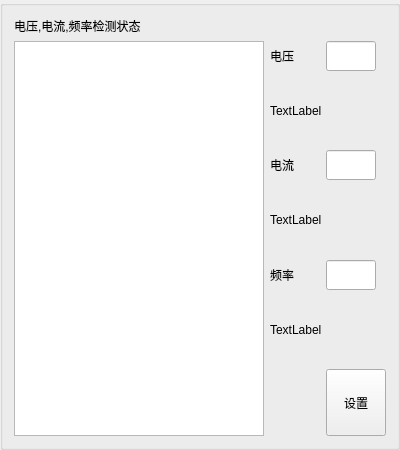
        <widget class="QGroupBox" name="groupBox_5">
         <property name="minimumSize">
          <size>
           <width>400</width>
           <height>450</height>
          </size>
         </property>
         <property name="maximumSize">
          <size>
           <width>400</width>
           <height>450</height>
          </size>
         </property>
         <property name="title">
          <string/>
         </property>
         <layout class="QGridLayout" name="gridLayout_14">
          <item row="0" column="0">
           <layout class="QVBoxLayout" name="verticalLayout_2">
            <item>
             <widget class="QLabel" name="label_6">
              <property name="sizePolicy">
               <sizepolicy hsizetype="Fixed" vsizetype="Fixed">
                <horstretch>0</horstretch>
                <verstretch>0</verstretch>
               </sizepolicy>
              </property>
              <property name="text">
               <string>电压,电流,频率检测状态</string>
              </property>
             </widget>
            </item>
            <item>
             <layout class="QHBoxLayout" name="horizontalLayout_2">
              <item>
               <widget class="QtCharts::QChartView" name="graphicsView_charts">
                <property name="sizePolicy">
                 <sizepolicy hsizetype="Preferred" vsizetype="Preferred">
                  <horstretch>0</horstretch>
                  <verstretch>0</verstretch>
                 </sizepolicy>
                </property>
                <property name="minimumSize">
                 <size>
                  <width>250</width>
                  <height>0</height>
                 </size>
                </property>
                <property name="maximumSize">
                 <size>
                  <width>300</width>
                  <height>16777215</height>
                 </size>
                </property>
               </widget>
              </item>
              <item>
               <layout class="QGridLayout" name="gridLayout_9">
                <item row="6" column="1">
                 <widget class="QPushButton" name="pushButton_sz">
                  <property name="sizePolicy">
                   <sizepolicy hsizetype="Preferred" vsizetype="Preferred">
                    <horstretch>0</horstretch>
                    <verstretch>0</verstretch>
                   </sizepolicy>
                  </property>
                  <property name="minimumSize">
                   <size>
                    <width>60</width>
                    <height>20</height>
                   </size>
                  </property>
                  <property name="text">
                   <string>设置</string>
                  </property>
                 </widget>
                </item>
                <item row="4" column="1">
                 <widget class="QLineEdit" name="lineEdit_pl">
                  <property name="sizePolicy">
                   <sizepolicy hsizetype="Preferred" vsizetype="Preferred">
                    <horstretch>0</horstretch>
                    <verstretch>0</verstretch>
                   </sizepolicy>
                  </property>
                  <property name="minimumSize">
                   <size>
                    <width>50</width>
                    <height>20</height>
                   </size>
                  </property>
                  <property name="maximumSize">
                   <size>
                    <width>50</width>
                    <height>30</height>
                   </size>
                  </property>
                  <property name="readOnly">
                   <bool>true</bool>
                  </property>
                 </widget>
                </item>
                <item row="4" column="0">
                 <widget class="QLabel" name="label_28">
                  <property name="sizePolicy">
                   <sizepolicy hsizetype="Preferred" vsizetype="Preferred">
                    <horstretch>0</horstretch>
                    <verstretch>0</verstretch>
                   </sizepolicy>
                  </property>
                  <property name="minimumSize">
                   <size>
                    <width>50</width>
                    <height>20</height>
                   </size>
                  </property>
                  <property name="maximumSize">
                   <size>
                    <width>50</width>
                    <height>16777215</height>
                   </size>
                  </property>
                  <property name="text">
                   <string>频率</string>
                  </property>
                 </widget>
                </item>
                <item row="5" column="0" colspan="2">
                 <widget class="QLabel" name="label_pl_sm">
                  <property name="sizePolicy">
                   <sizepolicy hsizetype="Preferred" vsizetype="Preferred">
                    <horstretch>0</horstretch>
                    <verstretch>0</verstretch>
                   </sizepolicy>
                  </property>
                  <property name="minimumSize">
                   <size>
                    <width>100</width>
                    <height>20</height>
                   </size>
                  </property>
                  <property name="maximumSize">
                   <size>
                    <width>120</width>
                    <height>16777215</height>
                   </size>
                  </property>
                  <property name="text">
                   <string>TextLabel</string>
                  </property>
                  <property name="wordWrap">
                   <bool>true</bool>
                  </property>
                 </widget>
                </item>
                <item row="1" column="0" colspan="2">
                 <widget class="QLabel" name="label_dy_sm">
                  <property name="sizePolicy">
                   <sizepolicy hsizetype="Preferred" vsizetype="Preferred">
                    <horstretch>0</horstretch>
                    <verstretch>0</verstretch>
                   </sizepolicy>
                  </property>
                  <property name="minimumSize">
                   <size>
                    <width>100</width>
                    <height>20</height>
                   </size>
                  </property>
                  <property name="maximumSize">
                   <size>
                    <width>120</width>
                    <height>16777215</height>
                   </size>
                  </property>
                  <property name="text">
                   <string>TextLabel</string>
                  </property>
                  <property name="wordWrap">
                   <bool>true</bool>
                  </property>
                 </widget>
                </item>
                <item row="2" column="0">
                 <widget class="QLabel" name="label_27">
                  <property name="sizePolicy">
                   <sizepolicy hsizetype="Preferred" vsizetype="Preferred">
                    <horstretch>0</horstretch>
                    <verstretch>0</verstretch>
                   </sizepolicy>
                  </property>
                  <property name="minimumSize">
                   <size>
                    <width>50</width>
                    <height>20</height>
                   </size>
                  </property>
                  <property name="maximumSize">
                   <size>
                    <width>50</width>
                    <height>16777215</height>
                   </size>
                  </property>
                  <property name="text">
                   <string>电流</string>
                  </property>
                 </widget>
                </item>
                <item row="2" column="1">
                 <widget class="QLineEdit" name="lineEdit_dl">
                  <property name="sizePolicy">
                   <sizepolicy hsizetype="Preferred" vsizetype="Preferred">
                    <horstretch>0</horstretch>
                    <verstretch>0</verstretch>
                   </sizepolicy>
                  </property>
                  <property name="minimumSize">
                   <size>
                    <width>50</width>
                    <height>20</height>
                   </size>
                  </property>
                  <property name="maximumSize">
                   <size>
                    <width>50</width>
                    <height>30</height>
                   </size>
                  </property>
                  <property name="readOnly">
                   <bool>true</bool>
                  </property>
                 </widget>
                </item>
                <item row="3" column="0" colspan="2">
                 <widget class="QLabel" name="label_dl_sm">
                  <property name="sizePolicy">
                   <sizepolicy hsizetype="Preferred" vsizetype="Preferred">
                    <horstretch>0</horstretch>
                    <verstretch>0</verstretch>
                   </sizepolicy>
                  </property>
                  <property name="minimumSize">
                   <size>
                    <width>100</width>
                    <height>20</height>
                   </size>
                  </property>
                  <property name="maximumSize">
                   <size>
                    <width>120</width>
                    <height>16777215</height>
                   </size>
                  </property>
                  <property name="text">
                   <string>TextLabel</string>
                  </property>
                  <property name="wordWrap">
                   <bool>true</bool>
                  </property>
                 </widget>
                </item>
                <item row="0" column="0">
                 <widget class="QLabel" name="label_7">
                  <property name="sizePolicy">
                   <sizepolicy hsizetype="Preferred" vsizetype="Preferred">
                    <horstretch>0</horstretch>
                    <verstretch>0</verstretch>
                   </sizepolicy>
                  </property>
                  <property name="minimumSize">
                   <size>
                    <width>50</width>
                    <height>20</height>
                   </size>
                  </property>
                  <property name="maximumSize">
                   <size>
                    <width>50</width>
                    <height>16777215</height>
                   </size>
                  </property>
                  <property name="text">
                   <string>电压</string>
                  </property>
                 </widget>
                </item>
                <item row="0" column="1">
                 <widget class="QLineEdit" name="lineEdit_dy">
                  <property name="sizePolicy">
                   <sizepolicy hsizetype="Preferred" vsizetype="Preferred">
                    <horstretch>0</horstretch>
                    <verstretch>0</verstretch>
                   </sizepolicy>
                  </property>
                  <property name="minimumSize">
                   <size>
                    <width>50</width>
                    <height>20</height>
                   </size>
                  </property>
                  <property name="maximumSize">
                   <size>
                    <width>50</width>
                    <height>30</height>
                   </size>
                  </property>
                 </widget>
                </item>
               </layout>
              </item>
             </layout>
            </item>
           </layout>
          </item>
         </layout>
        </widget>
